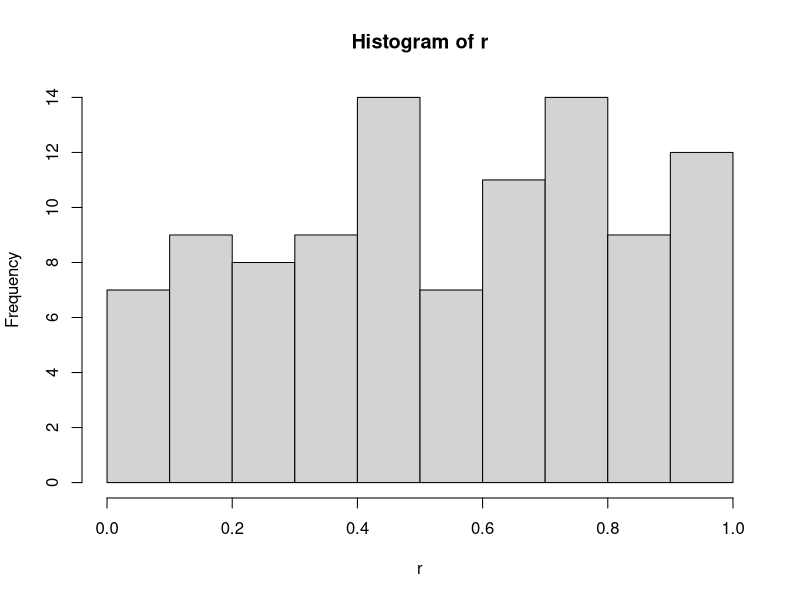
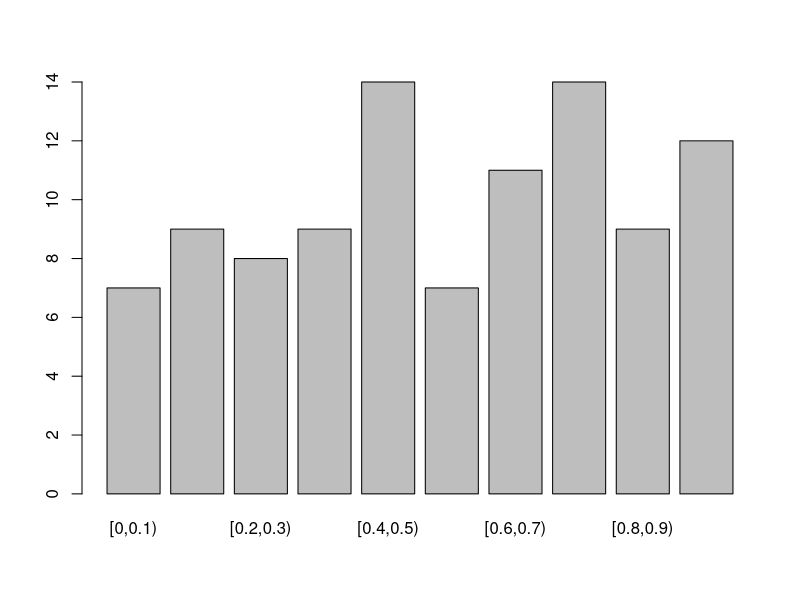

Here is the R script that generated these plots, in order:
#Se desarrollo por la Ing. Marcela Parra, Mg.
#Prueba de Varianza para Números Aleatorios del 0 al 1

#ingresar el valor de n
n=100
n

#Definir el valor de m
m = sqrt(n) 
m

#Ingresar el valor de alpha
alpha=0.05
alpha

#Ingresar los valores de r
r <- c(0.347, 0.832, 0.966, 0.472, 0.797, 0.101, 0.696, 0.966, 0.404, 0.603, 0.993, 0.371, 0.729, 0.067, 0.189, 0.977, 0.843, 0.562, 0.549, 0.992, 0.674, 0.628, 0.055, 0.494, 0.494, 0.235, 0.178, 0.775, 0.797, 0.252, 0.426, 0.054, 0.022, 0.742, 0.674, 0.898,0.641, 0.674, 0.821, 0.19, 0.46, 0.224, 0.99, 0.786, 0.393, 0.461, 0.011, 0.977, 0.246, 0.881, 0.189, 0.753, 0.73, 0.797, 0.292, 0.876, 0.707, 0.562, 0.562, 0.821, 0.112, 0.191, 0.584, 0.347, 0.426, 0.057, 0.819, 0.303, 0.404, 0.64, 0.37, 0.314, 0.731, 0.742, 0.213, 0.472, 0.641, 0.944, 0.28, 0.663, 0.909, 0.764, 0.999, 0.303, 0.718, 0.933, 0.056, 0.415, 0.819, 0.444, 0.178, 0.516, 0.437, 0.393, 0.268, 0.123, 0.945, 0.527, 0.459, 0.652)
r

#Graficar histograma de los datos
hist(r)

# Crear los límites de los intervalos
interval_size = 1/m
breaks <- seq(0, 1, by = interval_size)

#Crear la tabla de frecuencias observada
data_cutr <- cut(r, breaks = breaks, include.lowest = TRUE, right = FALSE)
freq_obs_table <- table(data_cutr)
freq_obs_table

#Graficar las frecuencias observadas en barra
barplot(freq_obs_table)

#Graficar la frecuencia relativa
freq_espe_table = table(n/m)
freq_espe_table

#Calcular X0 de cada uno
chi_calculado_table = ((freq_obs_table-(n/m))^2/(n/m))
chi_calculado_table

# Sumar los valores de chi cuadrado calculados para obtener el chi cuadrado total
chi_total <- sum(chi_calculado_table)

# Imprimir chi cuadrado total
chi_total


# Calcular la frecuencia esperada
freq_esperada <- n / m

# Calcular chi cuadrado para cada intervalo
chi_calculado <- ((freq_obs_table - freq_esperada)^2) / freq_esperada

# Crear un data frame con los resultados
resultados <- data.frame(
    Intervalo = levels(data_cutr),
    Frecuencia_Observada = as.vector(freq_obs_table),
    Frecuencia_Esperada = rep(freq_esperada, length(freq_obs_table)),
    Chi_Cuadrado_Calculado = as.vector(chi_calculado)
)

# Imprimir la tabla de resultados
print(resultados)

#obtener el valor critico de Chi Cuadrado
# Grados de libertad (m - 1)
gl <- m - 1
# Valor crítico de chi cuadrado
chi_critico <- qchisq(1 - alpha, df = gl)
# Imprimir el valor crítico de chi cuadrado
chi_critico

# Comparar chi_total con chi_critico
if (chi_total < chi_critico) {
    conclusion <- "No se rechaza la hipótesis nula. Los datos se distribuyen uniformemente."
} else {
    conclusion <- "Se rechaza la hipótesis nula. Los datos no se distribuyen uniformemente."
}

# Imprimir la conclusión
conclusion
